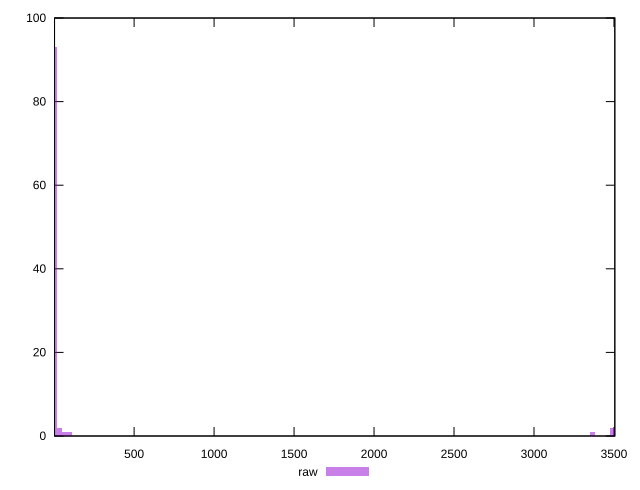

Write the gnuplot code that produced this figure.
reset

$raw <<EOF
3490.5061416542067 2
3364.7221365495507 1
0 93
94.33800382849208 1
31.446001276164026 2
62.89200255232805 1
EOF

set key outside below
set boxwidth 31.446001276164026
set xrange [2.543:3505.3320000000003]
set yrange [0:100]
set trange [0:100]
set style fill transparent solid 0.5 noborder
set terminal svg size 640, 490 enhanced background rgb 'white'
set output "report/report_00029_2021-02-24T13-36-40.390Z/server-response-time/samples/agenda/raw/histogram.svg"

plot $raw title "raw" with boxes

reset
